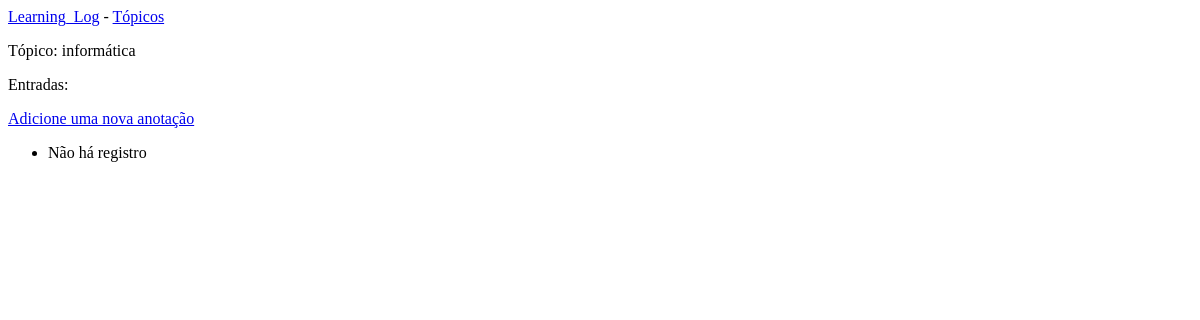
Before: /topics/6/ with the older database file.
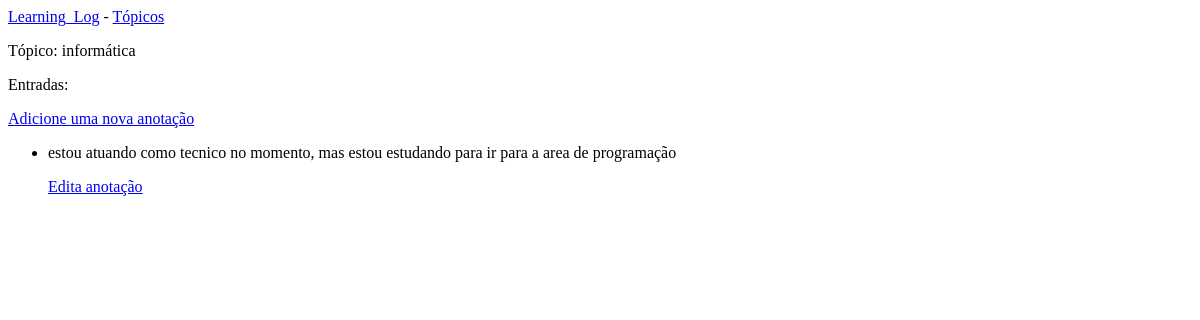
After: the same page with the newer database file.
### learning_logs/models.py (models this page shows, shortened)
class Entry(models.Model):
    topic = models.ForeignKey(Topic, on_delete=models.CASCADE)
    text = models.TextField()
    date_added = models.DateTimeField(auto_now_add=True)
    class Meta:
        verbose_name_plural = 'entries'

### learning_logs/views.py (the view)
# urls.py: path('topics/<topic_id>/', views.topic, name= 'topic'),
def topic(request, topic_id):
    topic = Topic.objects.get(id = topic_id)
    entries = topic.entry_set.order_by('-date_added')
    context = {'topic': topic, 'entries': entries}
    return render(request, 'learning_logs/topic.html', context)

### learning_logs/models.py (called while the page is built)
    def __str__(self):
        return self.text

### learning_logs/templates/learning_logs/topic.html (shortened to what this page needs)
<!DOCTYPE html>
<html lang="pt-br">
<head>
</head>
<body>
    {% extends "learning_logs/base.html" %}
    {% block content %}
        <p>Tópico: {{ topic }}</p>
        <p>Entradas: </p>
        <p>
            <a href="{% url 'new_entry' topic.id %}">Adicione uma nova anotação</a>
        </p>
        <ul>
            {% for entry in entries %}
            <li>
                <p>{{ entry.text | linebreaks }}</p>
                <p>
                    <a href="{% url 'edit_entry' entry.id %}">Edita anotação</a>
                </p>
            </li>
            {% empty %}
            <li>
                Não há registro
            </li>
            {% endfor %}
        </ul>
    {% endblock content%}

Changed rows visible on the page:
added Entry: text "estou atuando como tecnico no momento, mas estou estudando para ir para a area de programação"
Other visible differences:
text no longer shown: "Não há registro"
